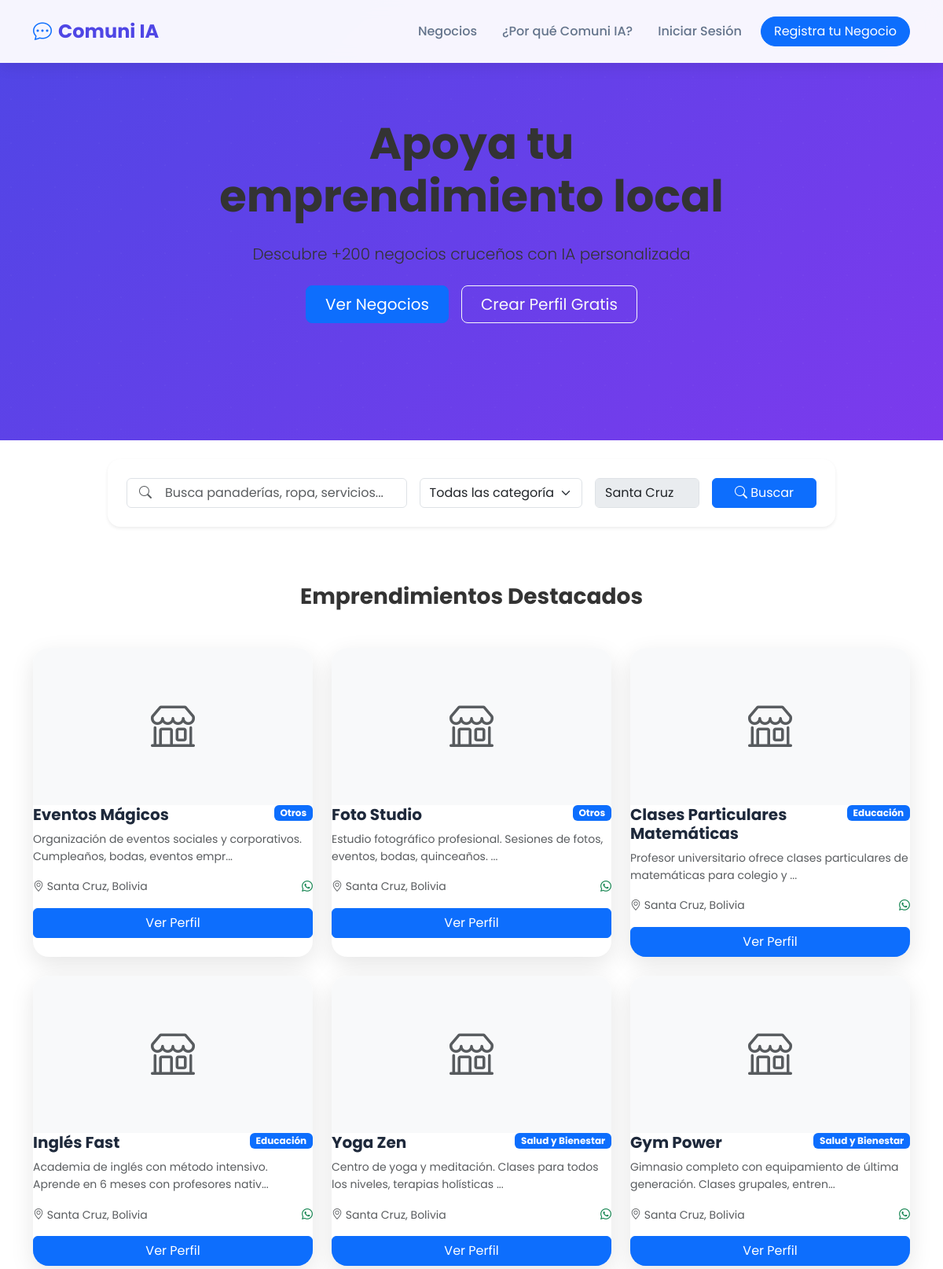
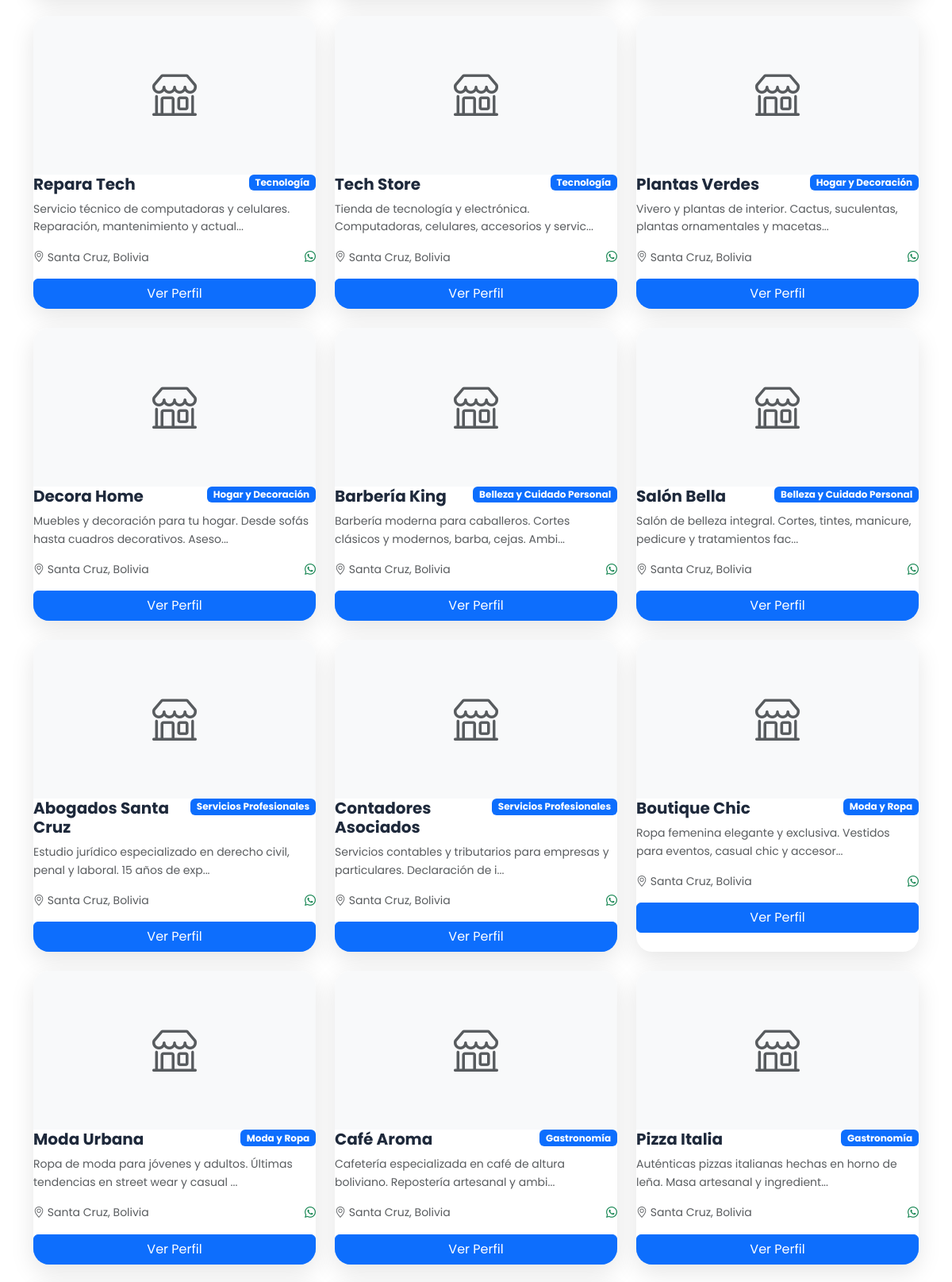
The page / (upper part) on the database its author committed (2 pictures, top to bottom).
### app.py (models this page shows)
class Business(db.Model):
    __tablename__ = 'businesses'
    id = db.Column(db.Integer, primary_key=True)
    name = db.Column(db.String(160), nullable=False)
    description = db.Column(db.Text, nullable=False)
    logo = db.Column(db.String(500), nullable=True)  # Ruta relativa a static/uploads
    location = db.Column(db.String(160), nullable=False, default="Santa Cruz, Bolivia")
    category = db.Column(db.String(100), nullable=False, default="Servicios")
    phone = db.Column(db.String(20), nullable=True)
    latitude = db.Column(db.Float, nullable=True)
    longitude = db.Column(db.Float, nullable=True)
    email = db.Column(db.String(120), nullable=True)
    whatsapp = db.Column(db.String(20), nullable=True)
    reviews = db.relationship('Review', backref='business', lazy=True, cascade="all, delete-orphan")
    products = db.relationship('Product', backref='business', lazy=True, cascade="all, delete-orphan")

### app.py (the view, shortened to what this page needs)
@app.route('/', strict_slashes=False)
def home():
    search_query = request.args.get('search', '').strip()
    category_filter = request.args.get('category', '').strip()
    query = Business.query
    if category_filter and category_filter != 'Todas las categorías':
        query = query.filter(Business.category == category_filter)
    businesses = query.order_by(Business.id.desc()).all()
    categories = ["Gastronomía", "Moda y Ropa", "Servicios Profesionales",
                  "Belleza y Cuidado Personal", "Hogar y Decoración",
                  "Tecnología", "Salud y Bienestar", "Educación", "Otros"]
    return render_template('index.html', businesses=businesses,
                         categories=categories,
                         search_query=search_query,
                         category_filter=category_filter)

### templates/index.html (shortened to what this page needs)
<!doctype html>
<html lang="es">
<head>
  <link href="https://cdn.jsdelivr.net/npm/bootstrap@5.3.3/dist/css/bootstrap.min.css" rel="stylesheet"/>
  <link href="{{ url_for('static', filename='css/styles.css') }}" rel="stylesheet"/>
  <link rel="stylesheet" href="https://cdn.jsdelivr.net/npm/bootstrap-icons@1.11.3/font/bootstrap-icons.css">
</head>
<body>
<nav class="navbar navbar-expand-lg navbar-dark fixed-top navbar-main">
  <div class="container">
    <a class="navbar-brand fw-bold" href="{{ url_for('home') }}">
      <i class="bi bi-chat-dots text-primary me-2"></i>Comuni IA
    </a>
    <div class="collapse navbar-collapse" id="navbarNav">
      <ul class="navbar-nav ms-auto align-items-lg-center">
        <li class="nav-item"><a href="#destacados" class="nav-link">Negocios</a></li>
        <li class="nav-item"><a href="#sobre" class="nav-link">¿Por qué Comuni IA?</a></li>
        {% if session.user_id %}
        <li class="nav-item dropdown">
          <a class="nav-link dropdown-toggle" href="#" id="navbarDropdown" role="button" data-bs-toggle="dropdown" aria-expanded="false">
            <i class="bi bi-person-circle me-1"></i> {{ session.user_email }}
          </a>
          <ul class="dropdown-menu dropdown-menu-end" aria-labelledby="navbarDropdown">
            <li><a class="dropdown-item" href="{{ url_for('logout') }}">Cerrar Sesión</a></li>
          </ul>
        </li>
        {% else %}
        <li class="nav-item"><a href="{{ url_for('login') }}" class="nav-link">Iniciar Sesión</a></li>
        {% endif %}
        <li class="nav-item ms-lg-2"><a href="{{ url_for('join') }}" class="btn btn-primary rounded-pill px-3">Registra tu Negocio</a></li>
      </ul>
    </div>
  </div>
</nav>
<section class="hero-gradient py-5 animate-fade-in">
  <div class="container text-center py-5">
    <div class="row justify-content-center">
      <div class="col-lg-8">
        <h1 class="display-4 fw-bold mb-4">Apoya tu emprendimiento local</h1>
        <p class="lead mb-4 opacity-90">Descubre +200 negocios cruceños con IA personalizada</p>
        <div class="d-flex justify-content-center gap-3 flex-wrap">
          <a href="#destacados" class="btn btn-primary btn-lg px-4">Ver Negocios</a>
          <a href="{{ url_for('register') }}" class="btn btn-outline-light btn-lg px-4">Crear Perfil Gratis</a>
        </div>
      </div>
    </div>
  </div>
</section>
<section class="py-4 bg-white">
  <div class="container">
    <div class="row justify-content-center">
      <div class="col-lg-10">
        <div class="search-card p-4 rounded-4 shadow-sm">
          <form method="GET" action="{{ url_for('home') }}" class="row g-3 align-items-end">
            <div class="col-md-5">
              <div class="position-relative">
                <i class="bi bi-search position-absolute top-50 start-0 translate-middle-y ms-3 text-muted"></i>
                <input name="search" class="form-control ps-5" type="text"
                       placeholder="Busca panaderías, ropa, servicios..."
                       value="{{ search_query if search_query else '' }}">
              </div>
            </div>
            <div class="col-md-3">
              <select name="category" class="form-select">
                <option value="">Todas las categorías</option>
              </select>
            </div>
            <div class="col-md-2">
              <input class="form-control" value="Santa Cruz" disabled>
            </div>
            <div class="col-md-2">
              <button type="submit" class="btn btn-primary w-100">
                <i class="bi bi-search"></i> Buscar
              </button>
            </div>
          </form>
        </div>
      </div>
    </div>
  </div>
</section>
<section id="destacados" class="py-5">
  <div class="container">
    <h2 class="h3 text-center mb-5 fw-bold">Emprendimientos Destacados</h2>
    <div class="row g-4" id="business-grid">
      {% for b in businesses %}
      <div class="col-lg-4 col-md-6">
        <div class="card-business h-100 animate-slide-up">
          {% if b.logo %}
          <img src="{{ url_for('static', filename='uploads/' + b.logo) }}" class="card-img-top" alt="{{ b.name }}" loading="lazy" style="height: 200px; object-fit: cover;">
          {% else %}
          <div class="card-img-top bg-light d-flex align-items-center justify-content-center" style="height: 200px;">
            <i class="bi bi-shop display-4 text-muted"></i>
          </div>
          {% endif %}
          <div class="card-body">
            <div class="d-flex justify-content-between align-items-start mb-2">
              <h5 class="card-title fw-bold mb-0">{{ b.name }}</h5>
              <span class="badge bg-primary">{{ b.category }}</span>
            </div>
            <p class="card-text text-muted small mb-3">{{ b.description[:80] }}...</p>
            <div class="d-flex justify-content-between align-items-center mb-3">
              <small class="text-muted"><i class="bi bi-geo-alt"></i> {{ b.location }}</small>
              {% if b.whatsapp %}
              <small class="text-success"><i class="bi bi-whatsapp"></i></small>
              {% endif %}
            </div>
            <a href="{{ url_for('profile', id=b.id) }}" class="btn btn-primary w-100">Ver Perfil</a>
          </div>
        </div>
      </div>
      {% else %}
      <div class="col-12 text-center py-5">
        <i class="bi bi-shop display-1 text-muted mb-4"></i>
        <h3>Aún no hay negocios</h3>
        <p class="text-muted">¡Sé el primero! <a href="{{ url_for('register') }}">Regístrate gratis</a></p>
      </div>
      {% endfor %}
    </div>
  </div>
</section>
</body>
</html>

### static/css/styles.css (style rules this page uses)
* { margin:0; padding:0; box-sizing:border-box; }
body { font-family: 'Poppins', sans-serif; line-height: 1.6; color: #333; }
:root { --primary: #4F46E5; --secondary: #10B981; --success: #059669; --light: #F8FAFC; --dark: #1E293B; --gradient: linear-gradient(135deg, #4F46E5 0%, #7C3AED 100%); }
.navbar { background: rgba(255,255,255,0.95) !important; backdrop-filter: blur(10px); box-shadow: 0 2px 20px rgba(0,0,0,0.1); padding: 1rem 0; }
.navbar-brand { font-weight: 700; font-size: 1.5rem; color: var(--primary) !important; }
.nav-link { font-weight: 500; color: #64748B !important; margin: 0 0.5rem; transition: all 0.3s ease; }
.hero-gradient { background-blend-mode: overlay; min-height: 70vh; display: flex; align-items: center; }
.search-card { background: white; border-radius: 20px; box-shadow: 0 10px 40px rgba(0,0,0,0.1); }
.card-business { border: none; border-radius: 20px; overflow: hidden; box-shadow: 0 10px 30px rgba(0,0,0,0.1); transition: all 0.4s cubic-bezier(0.175, 0.885, 0.32, 1.275); background: white; }
.card-img-top { height: 200px; object-fit: cover; }
.card-title { color: var(--dark); font-size: 1.25rem; margin-bottom: 0.5rem; }
.btn { transition: all 0.3s ease; }
.badge { transition: all 0.3s ease; }
.animate-slide-up { animation: slideUp 0.6s ease forwards; }
.animate-fade-in { animation: fadeIn 1s ease forwards; }

### rows shown on the page
Business: name "Eventos Mágicos", category "Otros", description "Organización de eventos sociales y corporativos. Cumpleaños, bodas, eventos empr", location "Santa Cruz, Bolivia"
Business: name "Foto Studio", category "Otros", description "Estudio fotográfico profesional. Sesiones de fotos, eventos, bodas, quinceaños.", location "Santa Cruz, Bolivia"
Business: name "Clases Particulares Matemáticas", category "Educación", description "Profesor universitario ofrece clases particulares de matemáticas para colegio y", location "Santa Cruz, Bolivia"
Business: name "Inglés Fast", category "Educación", description "Academia de inglés con método intensivo. Aprende en 6 meses con profesores nativ", location "Santa Cruz, Bolivia"
Business: name "Yoga Zen", category "Salud y Bienestar", description "Centro de yoga y meditación. Clases para todos los niveles, terapias holísticas", location "Santa Cruz, Bolivia"
Business: name "Gym Power", category "Salud y Bienestar", description "Gimnasio completo con equipamiento de última generación. Clases grupales, entren", location "Santa Cruz, Bolivia"
Business: name "Repara Tech", category "Tecnología", description "Servicio técnico de computadoras y celulares. Reparación, mantenimiento y actual", location "Santa Cruz, Bolivia"
Business: name "Tech Store", category "Tecnología", description "Tienda de tecnología y electrónica. Computadoras, celulares, accesorios y servic", location "Santa Cruz, Bolivia"
Business: name "Plantas Verdes", category "Hogar y Decoración", description "Vivero y plantas de interior. Cactus, suculentas, plantas ornamentales y macetas", location "Santa Cruz, Bolivia"
Business: name "Decora Home", category "Hogar y Decoración", description "Muebles y decoración para tu hogar. Desde sofás hasta cuadros decorativos. Aseso", location "Santa Cruz, Bolivia"
Business: name "Barbería King", category "Belleza y Cuidado Personal", description "Barbería moderna para caballeros. Cortes clásicos y modernos, barba, cejas. Ambi", location "Santa Cruz, Bolivia"
Business: name "Salón Bella", category "Belleza y Cuidado Personal", description "Salón de belleza integral. Cortes, tintes, manicure, pedicure y tratamientos fac", location "Santa Cruz, Bolivia"
Business: name "Abogados Santa Cruz", category "Servicios Profesionales", description "Estudio jurídico especializado en derecho civil, penal y laboral. 15 años de exp", location "Santa Cruz, Bolivia"
Business: name "Contadores Asociados", category "Servicios Profesionales", description "Servicios contables y tributarios para empresas y particulares. Declaración de i", location "Santa Cruz, Bolivia"
Business: name "Boutique Chic", category "Moda y Ropa", description "Ropa femenina elegante y exclusiva. Vestidos para eventos, casual chic y accesor", location "Santa Cruz, Bolivia"
Business: name "Moda Urbana", category "Moda y Ropa", description "Ropa de moda para jóvenes y adultos. Últimas tendencias en street wear y casual", location "Santa Cruz, Bolivia"
Business: name "Café Aroma", category "Gastronomía", description "Cafetería especializada en café de altura boliviano. Repostería artesanal y ambi", location "Santa Cruz, Bolivia"
Business: name "Pizza Italia", category "Gastronomía", description "Auténticas pizzas italianas hechas en horno de leña. Masa artesanal y ingredient", location "Santa Cruz, Bolivia"
